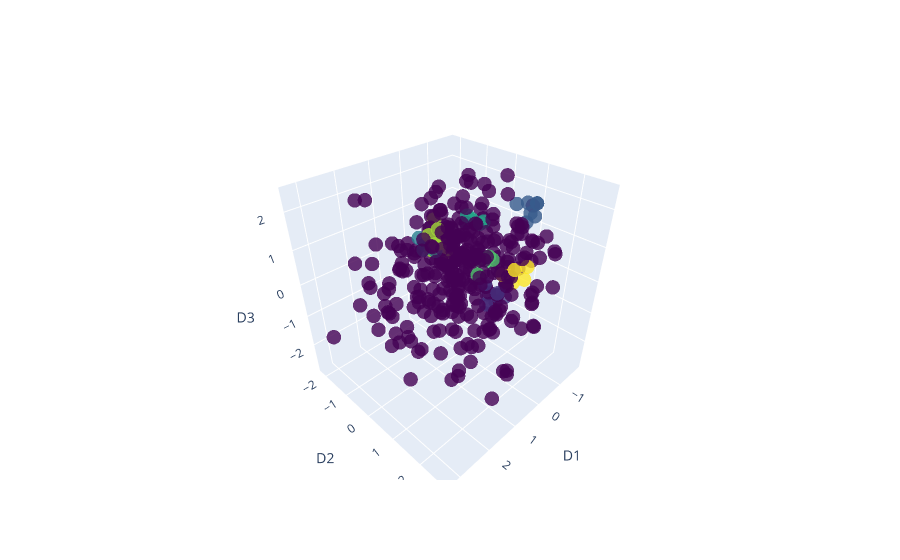

This figure's notebook cell:
### Code cell
import pandas as pd
from sklearn.cluster import DBSCAN
from sklearn.preprocessing import StandardScaler
from sklearn.metrics import silhouette_score, calinski_harabasz_score
import plotly.graph_objs as go
import plotly.express as px

# Load the data
df = pd.read_csv("Dime_allMoves_08_23.csv")

# Preparing the data
X = df[['D1', 'D2', 'D3', 'D4']].values
scaler = StandardScaler()
X = scaler.fit_transform(X)

# training and testing sets
X_train = X[:int(0.7*len(X)), :]
X_test = X[int(0.7*len(X)):, :]
y_train = df['Fqgen'][:int(0.7*len(X))]
y_test = df['Fqgen'][int(0.7*len(X)):]

# DBSCAN clustering model
model = DBSCAN(eps=0.5, min_samples=5)
y_pred = model.fit_predict(X_train)

# Evaluating the model using silhouette score and calinski harabasz score - validation metric, 
silhouette = silhouette_score(X_train, y_pred)
calinski = calinski_harabasz_score(X_train, y_pred)
print('Silhouette score:', silhouette)
print('Calinski Harabasz score:', calinski)

# Visualizing the clusters in a 3D scatter plot
fig = go.Figure(data=[go.Scatter3d(
    x=X_train[:, 0],
    y=X_train[:, 1],
    z=X_train[:, 2],
    mode='markers',
    marker=dict(
        size=5,
        color=y_pred,
        colorscale='Viridis',
        opacity=0.8
    )
)])
fig.update_layout(scene=dict(
    xaxis_title='D1',
    yaxis_title='D2',
    zaxis_title='D3'
))
fig.show()

### Figure 1 — Plotly figure (JSON) as saved in the notebook; plotly's stock layout.template omitted (floating-point values rounded to 4 significant figures; data arrays with more than 128 entries replaced by an {"elided": "..."} marker saying what was removed)
{"data": [{"marker": {"color": {"elided": "344 int values"}, "colorscale": [[0, "#440154"], [0.1111, "#482878"], [0.2222, "#3e4989"], [0.3333, "#31688e"], [0.4444, "#26828e"], [0.5556, "#1f9e89"], [0.6667, "#35b779"], [0.7778, "#6ece58"], [0.8889, "#b5de2b"], [1, "#fde725"]], "opacity": 0.8, "size": 5}, "mode": "markers", "type": "scatter3d", "x": {"elided": "344 float values"}, "y": {"elided": "344 float values"}, "z": {"elided": "344 float values"}}], "layout": {"scene": {"xaxis": {"title": {"text": "D1"}}, "yaxis": {"title": {"text": "D2"}}, "zaxis": {"title": {"text": "D3"}}}}}
